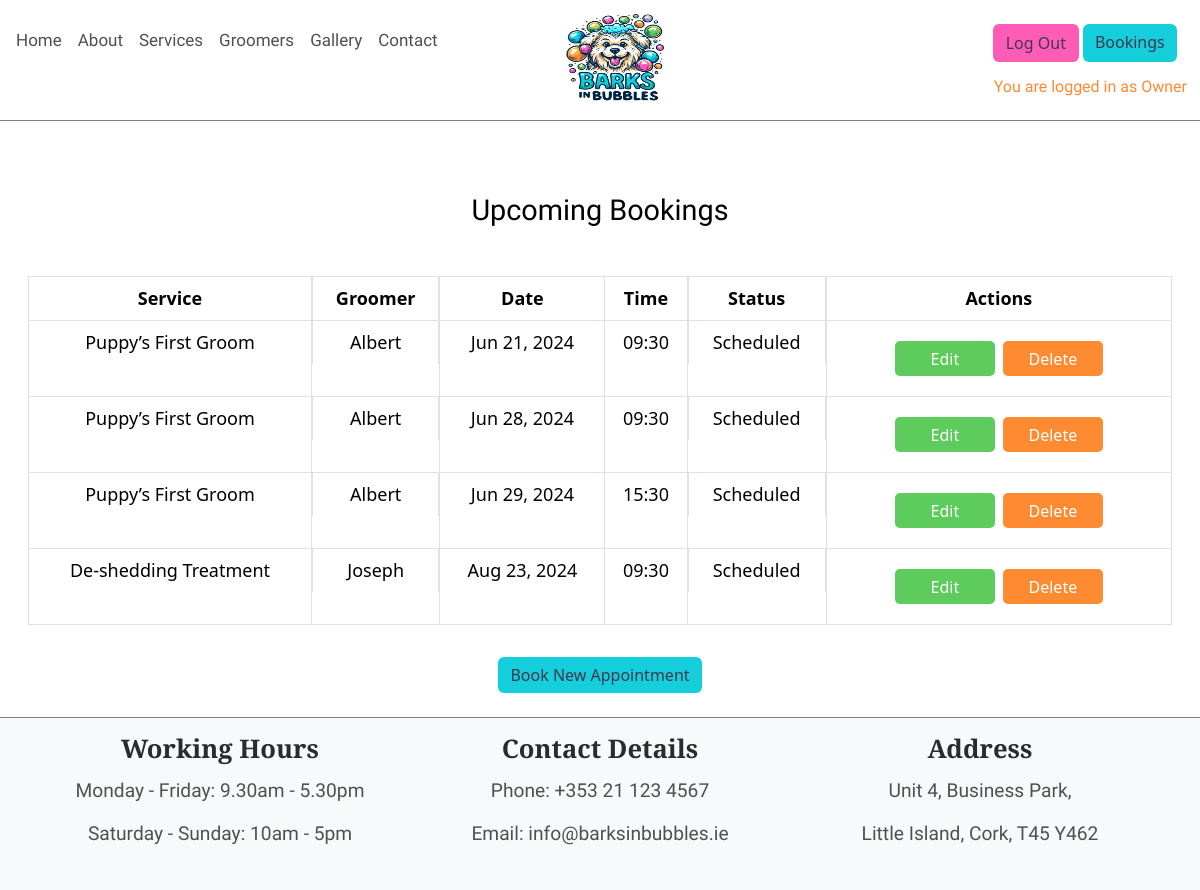
The app's page /appointment/my-appointments/ (signed in), older data.
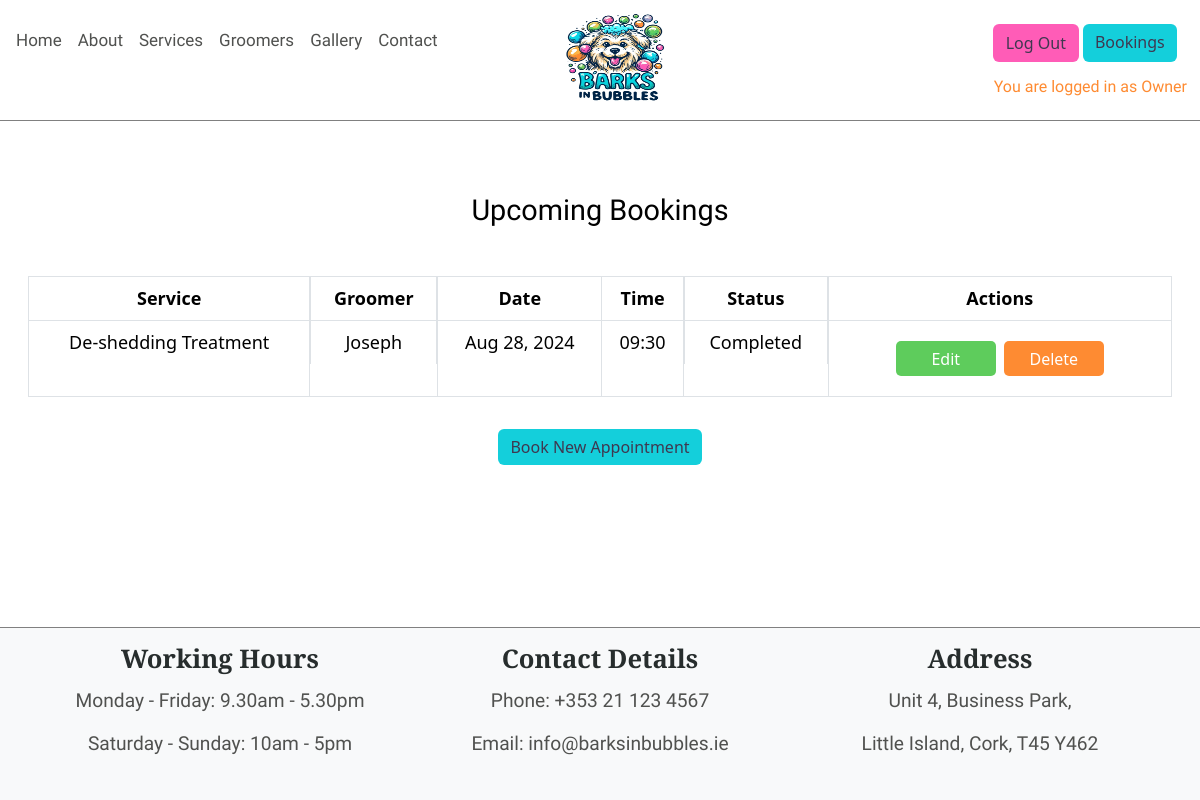
The same page, newer data.
### appointment/models.py (models this page shows, shortened)
class Appointment(models.Model):
    STATUS_CHOICES = [
        ('scheduled', 'Scheduled'),
        ('completed', 'Completed'),
        ('cancelled', 'Cancelled'),
    ]
    user = models.ForeignKey(User, on_delete=models.CASCADE)
    service = models.ForeignKey(Services, on_delete=models.CASCADE)
    groomer = models.ForeignKey(Groomers, on_delete=models.CASCADE)
    date = models.DateField(default=timezone.now)
    time = models.TimeField(default=time(9, 0))
    status = models.CharField(max_length=10,
                              choices=STATUS_CHOICES, default='scheduled')
    created_at = models.DateTimeField(auto_now_add=True)

### home/models.py (models this page shows, shortened)
class Services(models.Model):
    id = models.AutoField(primary_key=True)
    service_image = CloudinaryField('image', default='placeholder')
    name = models.CharField(max_length=200)
    description = models.TextField()
    price = models.DecimalField(max_digits=10, decimal_places=2)
    duration = models.DurationField()
    class Meta:
        verbose_name_plural = "Services"

### groomers/models.py (models this page shows, shortened)
class Groomers(models.Model):
    id = models.AutoField(primary_key=True)
    groomer_image = CloudinaryField('image', default='placeholder')
    name = models.CharField(max_length=200)
    description = models.TextField()
    updated_on = models.DateTimeField(auto_now=True)
    class Meta:
        verbose_name_plural = "Groomers"

### appointment/views.py (the view)
# urls.py: path('my-appointments/', my_appointments, name='my_appointments'),
def my_appointments(request):
    if request.user.is_authenticated:
        appointments = (
            Appointment.objects.filter(user=request.user).order_by('date')
            )
        return render(request,
                      "appointment/my_appointments.html",
                      {'appointments': appointments})
    else:
        return redirect(reverse('account_login'))

### appointment/templates/appointment/my_appointments.html (shortened to what this page needs)
{% extends 'base.html' %}
{% load static %}
{% block content %}
<div class="container-fluid mt-4">
    <div class="row justify-content-center mx-1">
        <div class="col-12">
            {% if user.is_authenticated and appointments %}
            <h1 class="text-center my-5">Upcoming Bookings</h1>
            <table class="table table-bordered text-center">
                <thead>
                    <tr>
                        <th>Service</th>
                        <th class="d-none d-lg-block">Groomer</th>
                        <th>Date</th>
                        <th>Time</th>
                        <th class="d-none d-lg-block">Status</th>
                        <th>Actions</th>
                    </tr>
                </thead>
                <tbody>
                    {% for appointment in appointments %}
                    <tr>
                        <td>{{ appointment.service.name }}</td>
                        <td class="d-none d-lg-block">{{ appointment.groomer.name }}</td>
                        <td>{{ appointment.date|date:"M d, Y" }}</td>
                        <td>{{ appointment.time|time:"H:i" }}</td>
                        <td class="d-none d-lg-block">{{ appointment.get_status_display }}</td>
                        <td>
                            <div class="d-flex flex-column flex-md-row justify-content-center my-md-2 mx-3">
                                <button class="btn btn-edit m-1" data-appointment-id="{{ appointment.id }}">Edit</button>
                                <button class="btn btn-delete m-1" data-appointment-id="{{ appointment.id }}">Delete</button>
                            </div>
                        </td>
                    </tr>
                    {% endfor %}
                </tbody>
            </table>
            <div class="d-flex flex-column align-items-center">
                <a href="{% url 'book_appointment_step_one' %}" class="btn btn-book mt-3 w-45 mb-4">Book New Appointment</a>
            </div>
            {% endif %}
        </div>
    </div>
</div>
{% endblock %}

### templates/base.html (shortened to what this page needs)
{% load static %}
{% url 'home' as home_url %}
{% url 'gallery' as gallery_url %}
{% url 'contact' as contact_url %}
{% url 'groomers' as groomers_url %}
{% url 'account_login' as login_url %}
{% url 'account_signup' as signup_url %}
{% url 'account_logout' as logout_url %}
<!DOCTYPE html>
<html lang="en">
    <head>
        <link href="https://cdn.jsdelivr.net/npm/bootstrap@5.3.3/dist/css/bootstrap.min.css" rel="stylesheet"
>
        <link rel="stylesheet" href="{% static 'css/style.css' %}">
    </head>
    <body class="d-flex flex-column min-vh-100">
        <header class=" navbar-light bg-white pt-2 pb-3 sticky-top">
            <div class="d-flex justify-content-between align-items-start">
                <nav class="navbar navbar-expand-lg navbar-light mt-lg-1 px-3 px-lg-2 pb-0">
                    <div class="collapse navbar-collapse" id="navbarText">
                        <ul class="navbar-nav me-auto pl-3">
                            <li class="nav-item">
                                <a class="nav-link {% if request.path == home_url %}active" aria-current="page{% endif %}"
                                href="{% url 'home' %}">Home</a>
                            </li>
                            <li class="nav-item">
                                <a class="nav-link" href="{% url 'home' %}#about">About</a>
                            </li>
                            <li class="nav-item">
                                <a class="nav-link" href="{% url 'home' %}#services">Services</a>
                            </li>
                            <li class="nav-item">
                                <a class="nav-link {% if request.path == groomers_url %}active" aria-current="page{% endif %}"
                            href="{% url 'groomers' %}">Groomers</a>
                            </li>
                            <li class="nav-item">
                                <a class="nav-link {% if request.path == gallery_url %}active" aria-current="page{% endif %}"
                            href="{% url 'gallery' %}">Gallery</a>
                            </li>
                            <li class="nav-item">
                                <a class="nav-link {% if request.path == contact_url %}active" aria-current="page{% endif %}"
                                href="{% url 'contact' %}">Contact</a>
                            </li>
                        </ul>
                    </div>
                </nav>
                <div class="logo-container">
                    <a class="navbar-brand mx-3" href="{% url 'home' %}">
                        <img src="{% static 'images/logo/logo-barks-in-bubbles.webp' %}" alt="Barks in Bubbles Logo" class="img-fluid" style="max-height: 100px;">
                    </a>
                </div>
                <div class="d-flex flex-column align-items-start my-0 my-md-3 my-lg-0">
                    <div class="header-buttons d-flex flex-column flex-md-row my-md-2 mx-1">
                        {% if user.is_authenticated %}
                        <a href="{% url 'account_logout' %}" class="btn btn-logout me-1 mt-2 {% if request.path == logout_url %}active{% endif %}" aria-current="page">Log Out</a>
                        <a href="{% url 'my_appointments' %}" class="btn btn-appointments me-1 mt-2">Bookings</a>
                        {% endif %}
                    </div>
                    <div class="auth d-none d-lg-block">
                        {% if user.is_authenticated %}
                        <p class="auth text-end fs-6 my-0 me-2">You are logged in as {{ user }}</p>
                        {% else %}
                        <p class="auth text-end fs-6 my-0 me-4">You are not logged in</p>
                        {% endif %}
                    </div>
                </div>
            </div>
        </header>
        <main>
            {% block content %}{% endblock content %}
        </main>
        <footer class="footer mt-auto py-3 bg-light">
            <div class="container text-center">
                <div class="row">
                    <div class="col-12 col-lg-4 mb-3 mb-md-0">
                        <h5 class="fw-bold">Working Hours</h5>
                        <p class="mb-1">Monday - Friday: 9.30am - 5.30pm</p>
                        <p class="mb-1">Saturday - Sunday: 10am - 5pm</p>
                    </div>
                    <div class="col-12 col-sm-6 col-lg-4 mb-3 mb-md-0">
                        <h5 class="fw-bold">Contact Details</h5>
                        <p class="mb-1">Phone: +353 21 123 4567</p>
                        <p class="mb-1">Email: info@barksinbubbles.ie</p>
                    </div>
                    <div class="col-12 col-sm-6 col-lg-4 mb-3 mb-md-0">
                        <h5 class="fw-bold">Address</h5>
                        <p class="mb-1">Unit 4, Business Park,</p>
                        <p class="mb-1">Little Island, Cork, T45 Y462</p>
                    </div>
                </div>
            </div>
        </footer>
    </body>
</html>

### static/css/style.css (style rules this page uses)
body { background-color: #ffff; }
h1 { font-family: "Righteous", sans-serif !important; font-size: 150% !important; color: black; }
h5, h6 { font-family: "Cormorant Upright", sans-serif !important; font-size: 160% !important; color: #272D2D; }
p { font-family: "Khula", sans-serif !important; font-size: 120% !important; padding: 5px; color: #50514F; }
header { border-bottom: 1px solid grey; }
.nav-link { color: #50514F !important; font-size: 17px; font-family: "Righteous", sans-serif !important; }
.logo-container { position: absolute !important; left: 50% !important; transform: translateX(-50%) !important; }
.btn-book { background-color: #14cfdb; border: 2px solid #14cfdb; color: #3f3850; font-weight: 400; }
.btn-book, .btn-appointments { background-color: #14cfdb !important; color: #3f3850; border: none; }
.btn-logout { background-color: #ff5cb7 !important; color: #3f3850; }
.auth { color: #fe8b32 !important; }
.img-fluid { width: 100%; }
footer { border-top: 1px solid grey; }
.sign-out, .btn-delete { background-color: #fe8b32 !important; height: 35px; width: 100px; border-radius: 5px; color: #ffffff; border: none; }
.btn-contact, .btn-appointment, .btn-edit { background-color: #5ecc5c; height: 35px; width: 100px; border-radius: 5px; color: #ffffff; border: none; }
@media screen and (min-width: 320px) { html { scroll-padding-top: 260px; } }
@media screen and (min-width: 320px) { h1 { font-family: "Righteous", sans-serif !important; font-size: 180% !important; } }
@media screen and (min-width: 320px) { table { font-size: 12px !important; } }
@media screen and (min-width: 576px) { html { scroll-padding-top: 150px; } }
@media screen and (min-width: 576px) { table { font-size: 16px !important; } }
@media screen and (min-width: 992px) { html { scroll-padding-top: 145px; } }
@media screen and (min-width: 992px) { table { font-size: 18px !important; } }

Row changes from the older to the newer data that the page shows:
removed Appointment: service.name "Puppy’s First Groom", groomer.name "Albert", date "Jun 21, 2024", time "09:30", status "Scheduled"
removed Appointment: service.name "Puppy’s First Groom", groomer.name "Albert", date "Jun 28, 2024", time "09:30", status "Scheduled"
removed Appointment: service.name "Puppy’s First Groom", groomer.name "Albert", date "Jun 29, 2024", time "15:30", status "Scheduled"
changed Appointment "De-shedding Treatment": date "Aug 23, 2024" → "Aug 28, 2024"; status "Scheduled" → "Completed"
